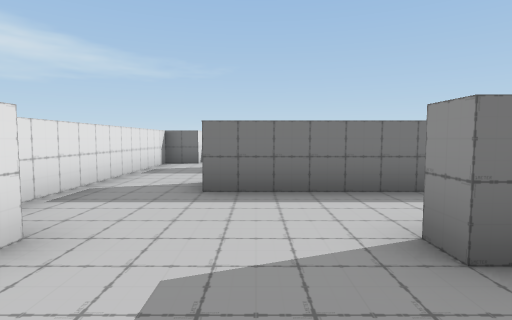
view 1 (above)

21 first-person views from a walk through a scene from a Unity 3-D project. The camera is 1.5 m above the floor, tilts 4° down and sees 80° across. The floor is counted in squares, 2 m on a side. Each view is taken from the middle of a square. On the plan, view 1 faces up. The plan holds only what a view shows up to about 10 squares ahead; the rest is blank.

view 2
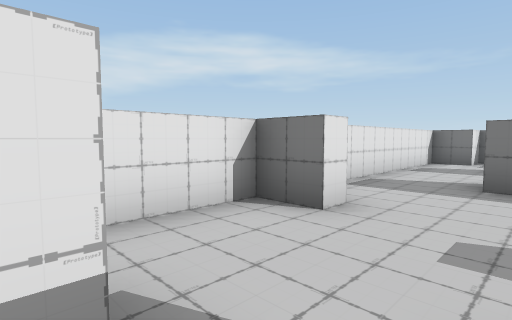

view 3
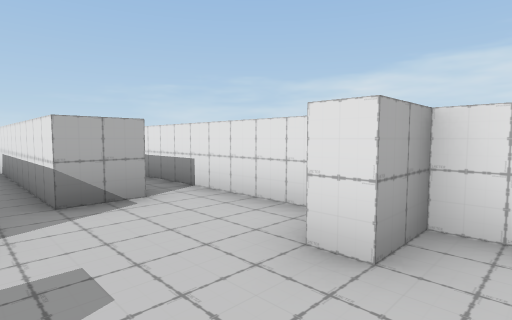

view 4
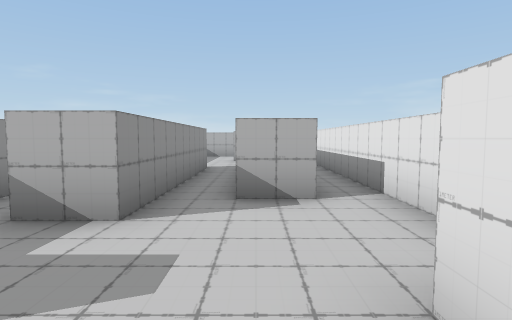

view 5
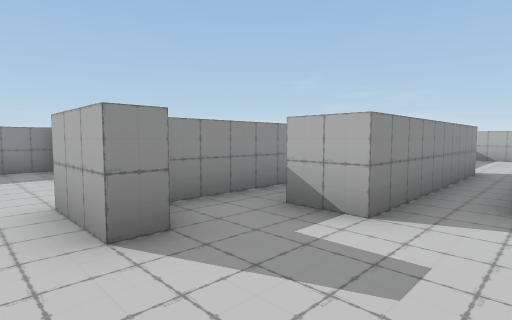

view 6
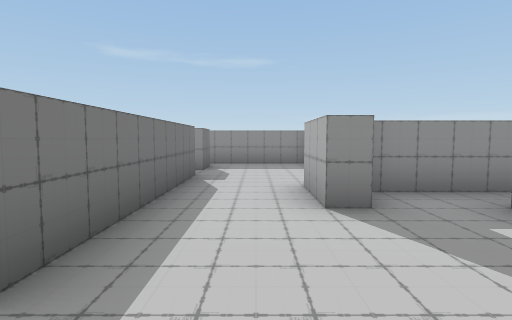

view 7
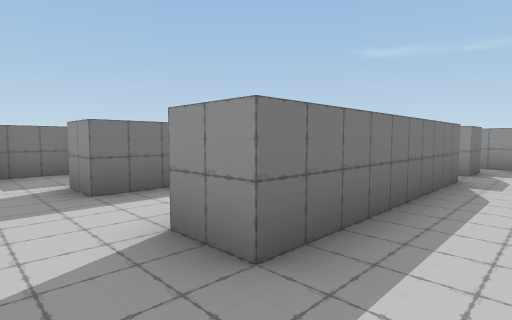

view 8
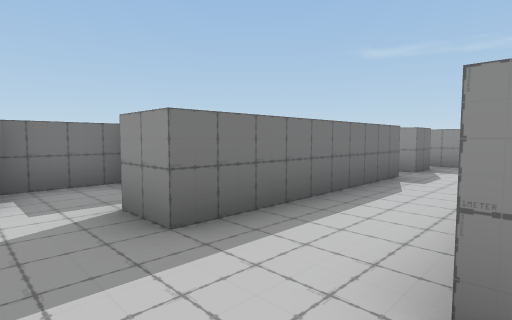

view 9
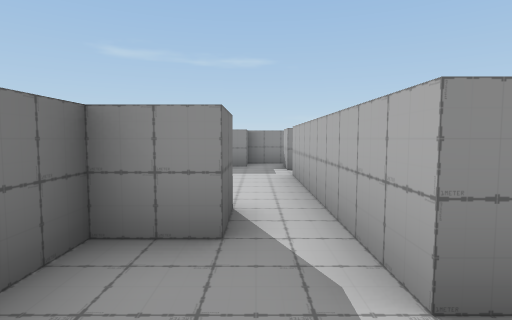

view 10
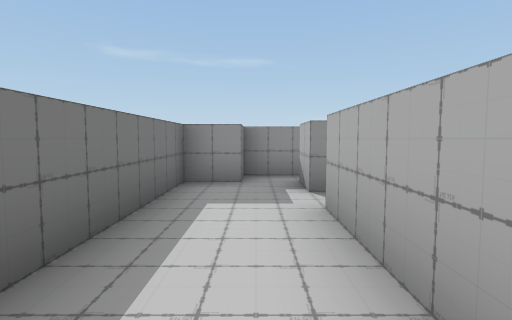

view 11
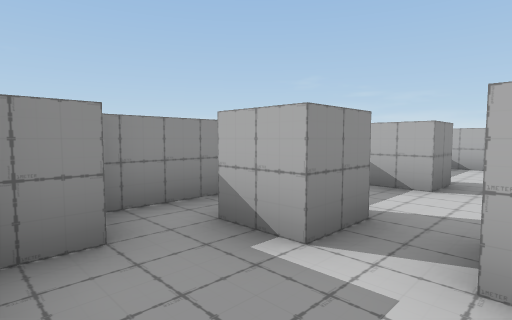

view 12
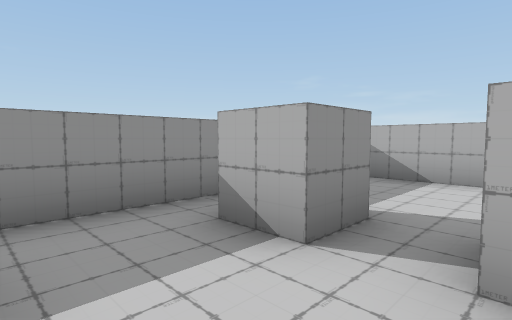

view 13
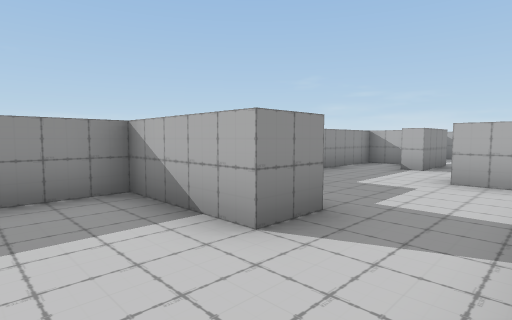

view 14
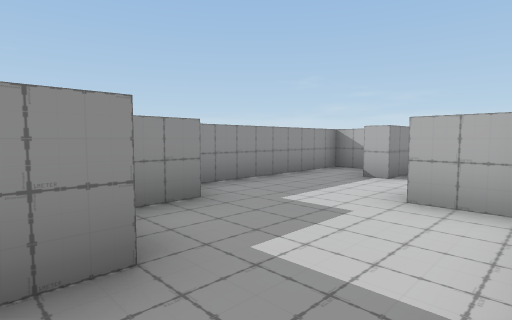

view 15
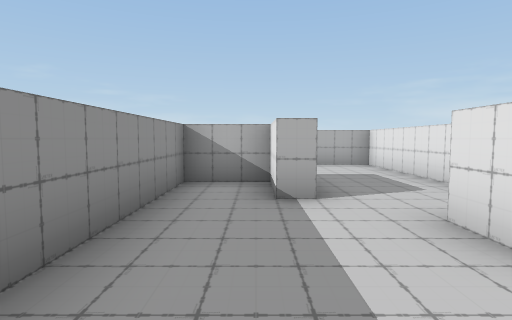

view 16
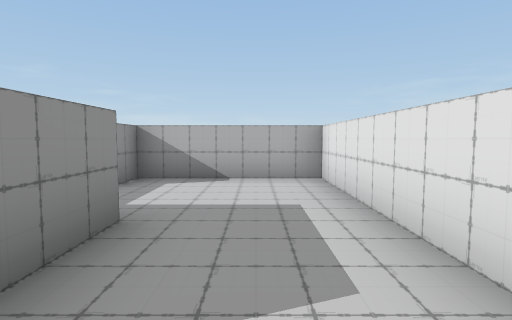

view 17
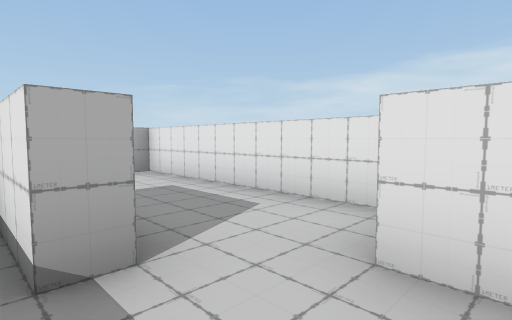

view 18
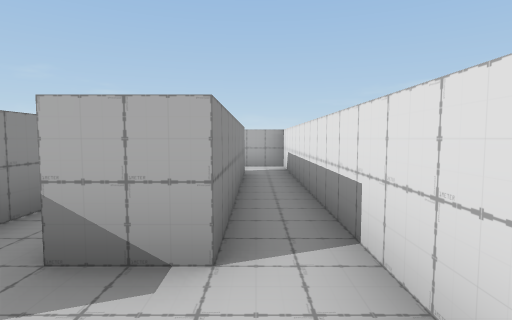

view 19
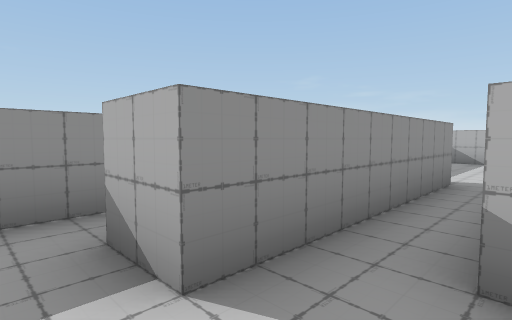

view 20
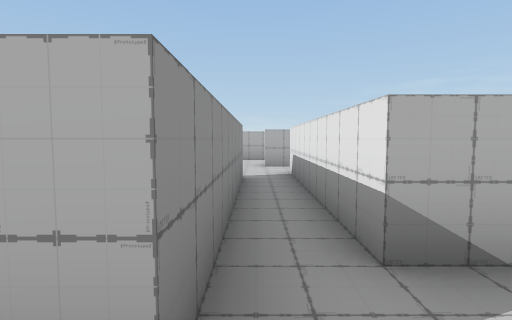

view 21
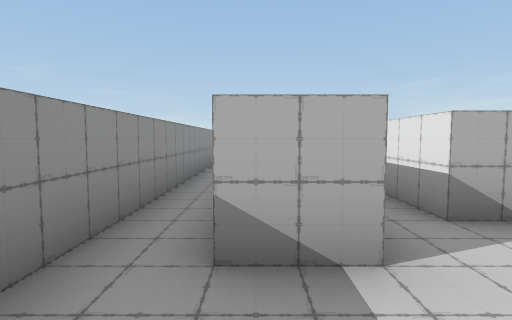

### Floor plan
Points are (right, up) in squares from view 1. A wall is a line through its corners. A room is listed if a view was taken in it or the views show most of it. See-through windows are left out.
Room 1 (views 1, 3, 4, 5, 6, 7, 8, 18, 19, 20, 21)
walls: (0.2, 0.2) (1.2, 0.2); (1.2, 1.6) (1.2, 2.2) (2.8, 2.2); (2.2, -2.1) (2.2, 1.4); (2.5, 4.2) (-0.7, 4.2) (-0.7, 5.2); (-1.8, -5.5) (-1.8, -0.7) (-0.8, -0.7); (-2.8, 5.4) (-2.8, 2.2) (-1.8, 2.2) (-1.8, 1.8) (-2.8, 1.8) (-2.8, -7.2) (-0.2, -7.2)
ways out: opening at (-1, -6.5) to room 2; opening at (0, 0) to room 2; opening at (-1.5, 5) to room 4; opening at (2, 3.5) to room 4
Room 2 (view 2)
walls: (0.2, -4.9) (0.2, 0.2); (2.2, -6.8) (2.2, -2.1); (-0.8, -0.7) (-0.8, -5.8)
ways out: opening at (-1, -6.5) to room 1; opening at (0, 0) to room 1; opening at (0.5, -8)
Room 3 (views 9, 10)
walls: (-0.7, 7.2) (-0.7, 8.2) (1.5, 8.2); (1.2, 9.3) (0.2, 9.3) (0.2, 10.2) (-1.8, 10.2) (-1.8, 9.3) (-2.8, 9.3) (-2.8, 7.6)
ways out: opening at (-1.5, 8) to room 4; opening at (1, 9) to room 4
Room 4 (views 11, 12, 13)
walls: (4.4, 7.2) (-0.7, 7.2); (4.3, 4.2) (2.5, 4.2); (6.4, 7.2) (5.2, 7.2) (5.2, 8.2) (6.2, 8.2); (6.3, 4.2) (5.2, 4.2) (5.2, 5.2) (6.2, 5.2); (1.5, 8.2) (4.2, 8.2); (4.7, 1.2) (7.2, 1.2) (7.2, 9.3) (6.2, 9.3) (6.2, 10.2) (2.4, 10.2); (-2.8, 7.6) (-2.8, 5.4)
ways out: opening at (-1.5, 5) to room 1; opening at (2, 3.5) to room 1; opening at (-1.5, 8) to room 3; opening at (1, 9) to room 3; opening at (3.5, 1) to room 5
Room 5 (views 14, 15, 17)
walls: (6.2, -1.4) (6.2, -0.4); (3.2, -2.8) (4.2, -2.8) (4.2, -3.8); (4.7, 0.1) (4.7, 1.2); (5.2, -4.7) (5.7, -4.7) (5.7, -6.3) (7.2, -6.3) (7.2, -1.9)
ways out: opening at (3.5, 1) to room 4; opening at (5, -4) to room 6
Room 6 (view 16)
walls: (5.2, -6.9) (5.2, -4.7); (2.7, -4.4) (2.7, -9.8) (6.2, -9.8) (6.2, -8.9)
ways out: opening at (5, -4) to room 5

Positions as (right, up) in squares from view 1, and headings:
1: (0, 0), facing up
2: (0, -1), facing up-left
3: (0, 3), facing down-left
4: (-1, 3), facing down
5: (-1, 3), facing down-right
6: (-2, 3), facing right
7: (-2, 3), facing up-right
8: (-2, 5), facing up-right
9: (-2, 9), facing right
10: (1, 9), facing right
11: (4, 10), facing down-right
12: (4, 7), facing down-right
13: (3, 3), facing down-right
14: (3, 1), facing down-right
15: (6, -1), facing down
16: (4, -4), facing down
17: (6, -3), facing down-left
18: (-2, 1), facing down
19: (-1, 1), facing down-right
20: (0, 1), facing down
21: (1, 2), facing down
